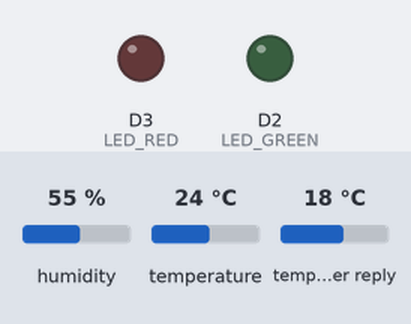
Simulated run of this program. Board: ESP8266 (Wemos D1 mini). On the bench: output pins drawn as LEDs (lit = HIGH). The test bench sets the inputs (shaded band); at power-on: humidity 55 %, temperature 24 °C, temperature in the weather reply 18 °C. WiFi joins after 1.5 s; servers stay silent unless stated; no MQTT or app messages arrive unless stated; web services answer with replies made up by the test bench; what the program prints to the serial monitor is not drawn.

Above: at 0.0 s.
At 3.4 s:
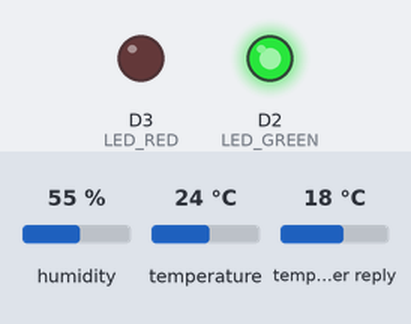
3.5 s: humidity set to 57 %
At 6.4 s:
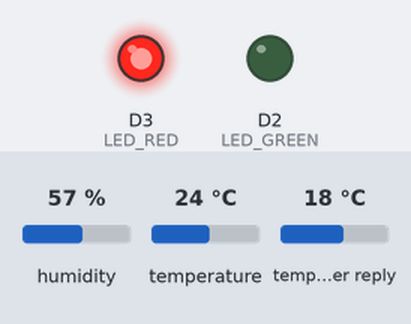
10.1 s: temperature set to 21 °C
Timing chart, 0 to 13.1 s (numbered marks = the images above; inputs shaded):
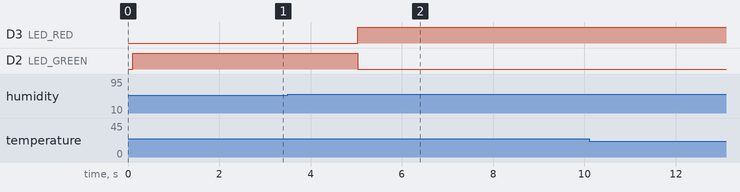

Measured:
- the behaviour switches between 55 and 56 % on humidity (found by bisection; images 1 and 2)
- after the input at 10.1 s, every drawn part: stays the same

The program:

main.cpp
```cpp
// URL to get current weather
//const char* OWM_URL = "http://api.openweathermap.org/data/2.5/weather?id=3220035&appid=YOUR_API_KEY_HERE&units=metric";


#include <Arduino.h>
#include <ESP8266WiFi.h>
#include <PubSubClient.h>
#include <DHT.h>
#include <ESP8266HTTPClient.h>
#include <WiFiClientSecure.h>
#include <ArduinoJson.h>

// ── WiFi ──────────────────────────────────────────────────────
const char* WIFI_SSID     = "iPhone";
const char* WIFI_PASSWORD = "123456789";

// ── MQTT ──────────────────────────────────────────────────────
const char* MQTT_BROKER = "192.168.0.185";
const int   MQTT_PORT   = 1883;
const char* MQTT_CLIENT = "esp8266_dht11";

// ── MQTT Topics ───────────────────────────────────────────────
const char* TOPIC_TEMP = "chocolate/temperature";
const char* TOPIC_HUM  = "chocolate/humidity";
const char* TOPIC_STATUS = "chocolate/status";
const char* TOPIC_ALERT  = "chocolate/alert";


// ── Telegram ─────────────────────────────────────────────────
const char* BOT_TOKEN = "8967677472:AAHAxoqtlVwoGYk4S4tX_nYv7qMabaqBVkY";
const char* CHAT_ID   = "7483647404";


// ── OpenWeatherMap ────────────────────────────────────────────
const char* OWM_API_KEY = "05d64a06e0b25aac99eb3884854df429";
const char* OWM_CITY_ID = "2946447";            // Bonn

// ── DHT11 ─────────────────────────────────────────────────────
#define DHTPIN  D4
#define DHTTYPE DHT11
DHT dht(DHTPIN, DHTTYPE);

// ── LED Ampel ─────────────────────────────────────────────────
#define LED_GREEN D2
#define LED_RED   D3

// ── Thresholds ────────────────────────────────────────────────
const float TEMP_MAX          = 22.0;
const float HUM_MAX           = 55.0;
const float WEATHER_TEMP_WARN = 20.0;
const float WEATHER_HUM_WARN  = 60.0;

// ── Objects ───────────────────────────────────────────────────
WiFiClient   espClient;
PubSubClient mqttClient(espClient);

// ── Timing ────────────────────────────────────────────────────
unsigned long lastMsg          = 0;
unsigned long lastAlert        = 0;
unsigned long lastWeather      = 0;
const long    INTERVAL         = 5000;
const long    ALERT_COOLDOWN   = 60000;
const long    WEATHER_INTERVAL = 300000;

// ── Weather data ──────────────────────────────────────────────
float weatherTemp   = 0;
float weatherHum    = 0;
bool  weatherLoaded = false;

// ─────────────────────────────────────────────────────────────
// LED Ampel
// RED  = temperature > 22°C OR humidity > 55%
// GREEN = temperature <= 22°C AND humidity <= 55%
// ─────────────────────────────────────────────────────────────
void setAmpel(float temperature, float humidity) {
  bool tempAlarm = temperature > TEMP_MAX;
  bool humAlarm  = humidity    > HUM_MAX;

  if (tempAlarm || humAlarm) {
    digitalWrite(LED_GREEN, LOW);
    digitalWrite(LED_RED,   HIGH);
    Serial.print("AMPEL: ROT  — ");
    if (tempAlarm) Serial.print("Temp > 22C  ");
    if (humAlarm)  Serial.print("Feuchte > 55%");
    Serial.println();
  } else {
    digitalWrite(LED_GREEN, HIGH);
    digitalWrite(LED_RED,   LOW);
    Serial.println("AMPEL: GRUEN — Alle Werte normal");
  }
}

// ─────────────────────────────────────────────────────────────
// Telegram
// ─────────────────────────────────────────────────────────────
void sendTelegram(String message) {
  WiFiClientSecure client;
  client.setInsecure();
  HTTPClient http;
  String url = "https://api.telegram.org/bot";
  url += BOT_TOKEN;
  url += "/sendMessage?chat_id=";
  url += CHAT_ID;
  url += "&text=";
  url += message;
  http.begin(client, url);
  int code = http.GET();
  Serial.println("Telegram: " + String(code));
  http.end();
}

// ─────────────────────────────────────────────────────────────
// OpenWeatherMap
// ─────────────────────────────────────────────────────────────
void fetchWeather() {
  Serial.println("Fetching weather...");
  WiFiClient client;
  HTTPClient http;
  String url = "http://api.openweathermap.org/data/2.5/weather?id=";
  url += OWM_CITY_ID;
  url += "&appid=";
  url += OWM_API_KEY;
  url += "&units=metric";
  http.begin(client, url);
  int code = http.GET();
  if (code == 200) {
    String payload = http.getString();
    JsonDocument doc;
    deserializeJson(doc, payload);
    weatherTemp   = doc["main"]["temp"];
    weatherHum    = doc["main"]["humidity"];
    weatherLoaded = true;
    Serial.println("Weather: " + String(weatherTemp) + "C  " + String(weatherHum) + "%");
    char wtStr[8], whStr[8];
    dtostrf(weatherTemp, 4, 2, wtStr);
    dtostrf(weatherHum,  4, 2, whStr);
    mqttClient.publish("chocolate/weather/temperature", wtStr);
    mqttClient.publish("chocolate/weather/humidity",    whStr);
    if (weatherTemp >= WEATHER_TEMP_WARN || weatherHum >= WEATHER_HUM_WARN) {
      String warn = "PRAEVENTIVE WARNUNG\n\n";
      warn += "Aussenwetter Aachen:\n";
      warn += "Temperatur: " + String(weatherTemp, 1) + "C\n";
      warn += "Luftfeuchtigkeit: " + String(weatherHum, 0) + "%\n\n";
      warn += "Risiko: Innentemperatur koennte bald steigen!\n";
      warn += "Bitte Kuehlung pruefen.";
      sendTelegram(warn);
    }
  } else {
    Serial.println("Weather fetch failed: " + String(code));
  }
  http.end();
}

// ─────────────────────────────────────────────────────────────
// WiFi
// ─────────────────────────────────────────────────────────────
void connectWiFi() {
  Serial.print("Connecting to WiFi...");
  WiFi.begin(WIFI_SSID, WIFI_PASSWORD);
  while (WiFi.status() != WL_CONNECTED) {
    delay(500);
    Serial.print(".");
  }
  Serial.println("\nWiFi connected! IP: " + WiFi.localIP().toString());
}

// ─────────────────────────────────────────────────────────────
// MQTT
// ─────────────────────────────────────────────────────────────
void connectMQTT() {
  while (!mqttClient.connected()) {
    Serial.print("Connecting to MQTT...");
    if (mqttClient.connect(MQTT_CLIENT)) {
      Serial.println("connected!");
      mqttClient.publish(TOPIC_STATUS, "online");
    } else {
      Serial.println("failed rc=" + String(mqttClient.state()));
      delay(5000);
    }
  }
}

// ─────────────────────────────────────────────────────────────
// SETUP
// ─────────────────────────────────────────────────────────────
void setup() {
  Serial.begin(115200);
  delay(100);

  // LED setup
  pinMode(LED_GREEN, OUTPUT);
  pinMode(LED_RED,   OUTPUT);

  // start with green ON
  digitalWrite(LED_GREEN, HIGH);
  digitalWrite(LED_RED,   LOW);
  Serial.println("AMPEL: GRUEN (System startet)");

  // DHT11
  dht.begin();
  Serial.println("DHT11 ready");

  // WiFi + MQTT
  connectWiFi();
  mqttClient.setServer(MQTT_BROKER, MQTT_PORT);
  connectMQTT();

  // fetch weather on startup
  fetchWeather();

  // startup message
  sendTelegram("System gestartet — Schokoladenüberwachung + LED Ampel aktiv");
}

// ─────────────────────────────────────────────────────────────
// LOOP
// ─────────────────────────────────────────────────────────────
void loop() {
  if (!mqttClient.connected()) connectMQTT();
  mqttClient.loop();

  unsigned long now = millis();

  // fetch weather every 5 minutes
  if (now - lastWeather >= WEATHER_INTERVAL) {
    lastWeather = now;
    fetchWeather();
  }

  // read sensor every 5 seconds
  if (now - lastMsg >= INTERVAL) {
    lastMsg = now;

    float temperature = dht.readTemperature();
    float humidity    = dht.readHumidity();

    if (isnan(temperature) || isnan(humidity)) {
      Serial.println("DHT11 read failed!");
      return;
    }

    // convert to string
    char tempStr[8], humStr[8];
    dtostrf(temperature, 4, 2, tempStr);
    dtostrf(humidity,    4, 2, humStr);

    // publish to MQTT
    mqttClient.publish(TOPIC_TEMP, tempStr);
    mqttClient.publish(TOPIC_HUM,  humStr);

    // print to serial
    Serial.println("──────────────────────────────");
    Serial.print("Temperature: "); Serial.print(tempStr); Serial.println(" C");
    Serial.print("Humidity:    "); Serial.print(humStr);  Serial.println(" %");
    if (weatherLoaded) {
      Serial.print("Outdoor:     "); Serial.print(weatherTemp); Serial.println(" C");
    }

    // update LED ampel
    setAmpel(temperature, humidity);

    // send Telegram alarm if threshold exceeded
    bool tempAlarm = temperature > TEMP_MAX;
    bool humAlarm  = humidity    > HUM_MAX;

    if ((tempAlarm || humAlarm) && (now - lastAlert >= ALERT_COOLDOWN)) {
      lastAlert = now;
      String alert = "ALARM — Schokoladenproduktion\n\n";
      if (tempAlarm) alert += "Temperatur: " + String(temperature, 1) + "C (Grenzwert: 22C)\n";
      if (humAlarm)  alert += "Luftfeuchtigkeit: " + String(humidity, 1) + "% (Grenzwert: 55%)\n";
      alert += "\nBitte sofort pruefen!";
      mqttClient.publish(TOPIC_ALERT, "ALARM");
      sendTelegram(alert);
    }
  }
}
```
